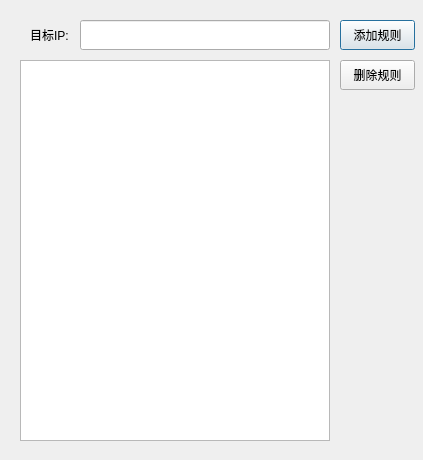
<?xml version="1.0" encoding="UTF-8"?>
<ui version="4.0">
 <class>defence</class>
 <widget class="QDialog" name="defence">
  <property name="geometry">
   <rect>
    <x>0</x>
    <y>0</y>
    <width>423</width>
    <height>460</height>
   </rect>
  </property>
  <property name="minimumSize">
   <size>
    <width>423</width>
    <height>460</height>
   </size>
  </property>
  <property name="maximumSize">
   <size>
    <width>423</width>
    <height>460</height>
   </size>
  </property>
  <property name="windowTitle">
   <string>Dialog</string>
  </property>
  <widget class="QPushButton" name="pushButton">
   <property name="geometry">
    <rect>
     <x>340</x>
     <y>20</y>
     <width>75</width>
     <height>30</height>
    </rect>
   </property>
   <property name="text">
    <string>添加规则</string>
   </property>
  </widget>
  <widget class="QPushButton" name="pushButton_2">
   <property name="geometry">
    <rect>
     <x>340</x>
     <y>60</y>
     <width>75</width>
     <height>30</height>
    </rect>
   </property>
   <property name="text">
    <string>删除规则</string>
   </property>
  </widget>
  <widget class="QLineEdit" name="lineEdit">
   <property name="geometry">
    <rect>
     <x>80</x>
     <y>20</y>
     <width>250</width>
     <height>30</height>
    </rect>
   </property>
  </widget>
  <widget class="QListWidget" name="listWidget">
   <property name="geometry">
    <rect>
     <x>20</x>
     <y>60</y>
     <width>310</width>
     <height>381</height>
    </rect>
   </property>
  </widget>
  <widget class="QLabel" name="label">
   <property name="geometry">
    <rect>
     <x>30</x>
     <y>20</y>
     <width>55</width>
     <height>30</height>
    </rect>
   </property>
   <property name="text">
    <string>目标IP:</string>
   </property>
  </widget>
 </widget>
 <resources/>
 <connections/>
</ui>
